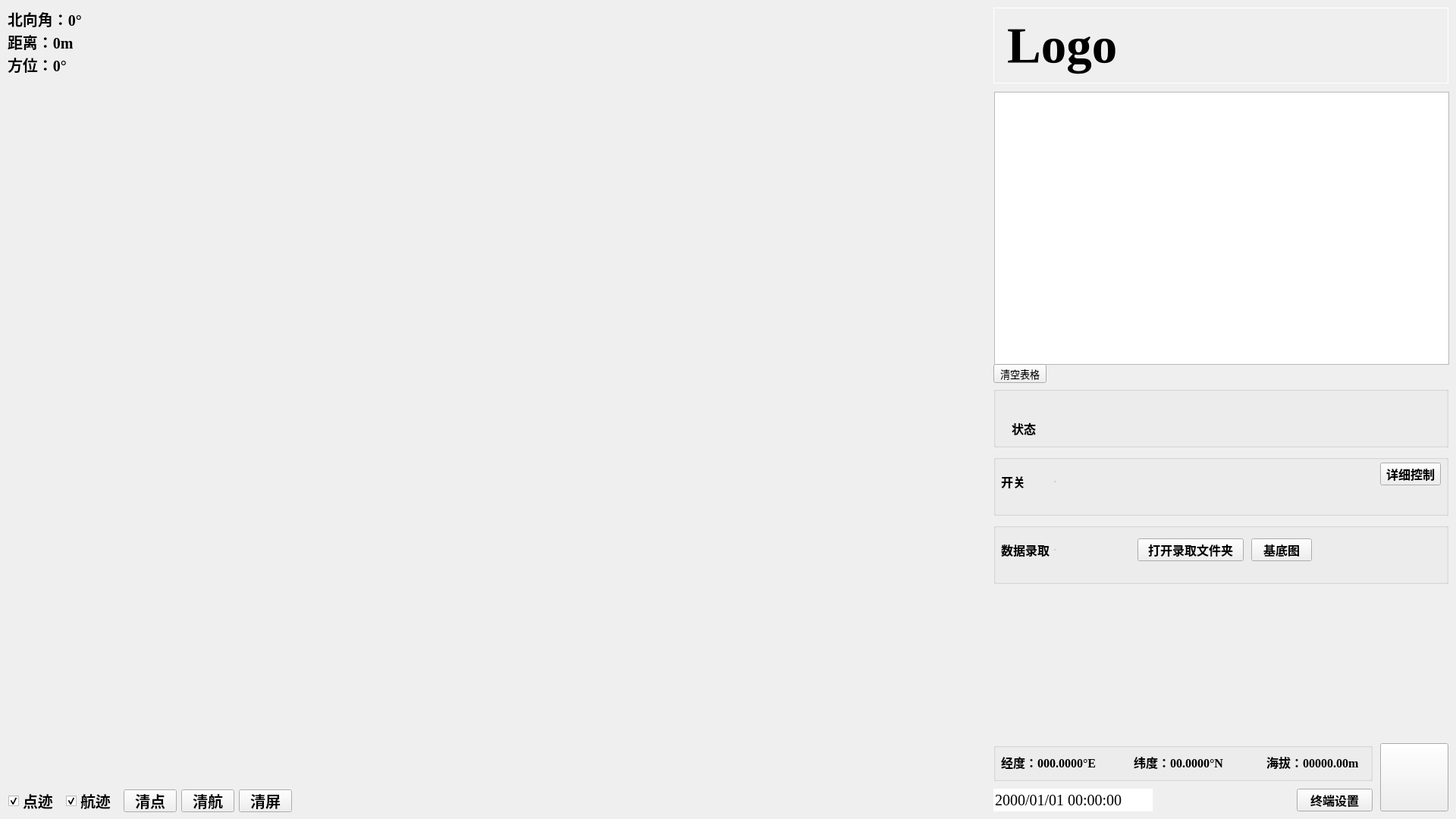
<?xml version="1.0" encoding="UTF-8"?>
<ui version="4.0">
 <class>MainWindow</class>
 <widget class="QMainWindow" name="MainWindow">
  <property name="geometry">
   <rect>
    <x>0</x>
    <y>0</y>
    <width>1920</width>
    <height>1080</height>
   </rect>
  </property>
  <property name="maximumSize">
   <size>
    <width>1920</width>
    <height>1080</height>
   </size>
  </property>
  <property name="font">
   <font>
    <family>Times New Roman</family>
   </font>
  </property>
  <property name="windowTitle">
   <string>MainWindow</string>
  </property>
  <widget class="QWidget" name="centralwidget">
   <widget class="QWidget" name="ppi" native="true">
    <property name="geometry">
     <rect>
      <x>10</x>
      <y>10</y>
      <width>1280</width>
      <height>1060</height>
     </rect>
    </property>
    <property name="maximumSize">
     <size>
      <width>1280</width>
      <height>1060</height>
     </size>
    </property>
   </widget>
   <widget class="QLabel" name="label_logo">
    <property name="geometry">
     <rect>
      <x>1310</x>
      <y>10</y>
      <width>600</width>
      <height>100</height>
     </rect>
    </property>
    <property name="maximumSize">
     <size>
      <width>600</width>
      <height>100</height>
     </size>
    </property>
    <property name="font">
     <font>
      <family>Times New Roman</family>
      <pointsize>50</pointsize>
      <weight>75</weight>
      <bold>true</bold>
     </font>
    </property>
    <property name="styleSheet">
     <string notr="true">border:1px solid white</string>
    </property>
    <property name="text">
     <string>Logo</string>
    </property>
   </widget>
   <widget class="QPushButton" name="pushButton_exit">
    <property name="geometry">
     <rect>
      <x>1820</x>
      <y>980</y>
      <width>90</width>
      <height>90</height>
     </rect>
    </property>
    <property name="text">
     <string/>
    </property>
    <property name="icon">
     <iconset resource="resource/button.qrc">
      <normaloff>:/button/exit.png</normaloff>:/button/exit.png</iconset>
    </property>
    <property name="iconSize">
     <size>
      <width>90</width>
      <height>90</height>
     </size>
    </property>
   </widget>
   <widget class="QTableView" name="tableView">
    <property name="geometry">
     <rect>
      <x>1311</x>
      <y>121</y>
      <width>600</width>
      <height>360</height>
     </rect>
    </property>
    <property name="minimumSize">
     <size>
      <width>600</width>
      <height>360</height>
     </size>
    </property>
    <property name="maximumSize">
     <size>
      <width>600</width>
      <height>360</height>
     </size>
    </property>
   </widget>
   <widget class="QPushButton" name="pushButton_clear_table">
    <property name="geometry">
     <rect>
      <x>1310</x>
      <y>480</y>
      <width>70</width>
      <height>25</height>
     </rect>
    </property>
    <property name="minimumSize">
     <size>
      <width>70</width>
      <height>25</height>
     </size>
    </property>
    <property name="maximumSize">
     <size>
      <width>70</width>
      <height>25</height>
     </size>
    </property>
    <property name="font">
     <font>
      <family>Times New Roman</family>
      <pointsize>10</pointsize>
      <weight>50</weight>
      <bold>false</bold>
     </font>
    </property>
    <property name="text">
     <string>清空表格</string>
    </property>
   </widget>
   <widget class="QGroupBox" name="groupBox_states">
    <property name="geometry">
     <rect>
      <x>1310</x>
      <y>510</y>
      <width>600</width>
      <height>80</height>
     </rect>
    </property>
    <property name="font">
     <font>
      <family>Times New Roman</family>
     </font>
    </property>
    <property name="styleSheet">
     <string notr="true">QGroupBox{
margin-top:0px;
}
QGroupBox:title{
margin-top:0px;
}</string>
    </property>
    <property name="title">
     <string/>
    </property>
    <widget class="LightButton" name="light_state" native="true">
     <property name="geometry">
      <rect>
       <x>10</x>
       <y>10</y>
       <width>60</width>
       <height>30</height>
      </rect>
     </property>
    </widget>
    <widget class="QLabel" name="label_state">
     <property name="geometry">
      <rect>
       <x>10</x>
       <y>40</y>
       <width>60</width>
       <height>30</height>
      </rect>
     </property>
     <property name="font">
      <font>
       <family>Times New Roman</family>
       <pointsize>12</pointsize>
       <weight>75</weight>
       <bold>true</bold>
      </font>
     </property>
     <property name="text">
      <string>状态</string>
     </property>
     <property name="alignment">
      <set>Qt::AlignCenter</set>
     </property>
    </widget>
   </widget>
   <widget class="QGroupBox" name="groupBox_controls">
    <property name="geometry">
     <rect>
      <x>1310</x>
      <y>600</y>
      <width>600</width>
      <height>80</height>
     </rect>
    </property>
    <property name="font">
     <font>
      <family>Times New Roman</family>
     </font>
    </property>
    <property name="styleSheet">
     <string notr="true">QGroupBox{
margin-top:0px;
}
QGroupBox:title{
margin-top:0px;
}</string>
    </property>
    <property name="title">
     <string/>
    </property>
    <widget class="QLabel" name="label_switch">
     <property name="geometry">
      <rect>
       <x>10</x>
       <y>10</y>
       <width>70</width>
       <height>50</height>
      </rect>
     </property>
     <property name="font">
      <font>
       <family>Times New Roman</family>
       <pointsize>12</pointsize>
       <weight>75</weight>
       <bold>true</bold>
      </font>
     </property>
     <property name="text">
      <string>开关</string>
     </property>
    </widget>
    <widget class="QRadioButton" name="radioButton_switch">
     <property name="geometry">
      <rect>
       <x>80</x>
       <y>10</y>
       <width>100</width>
       <height>50</height>
      </rect>
     </property>
     <property name="font">
      <font>
       <family>Times New Roman</family>
       <pointsize>15</pointsize>
      </font>
     </property>
     <property name="styleSheet">
      <string notr="true">QRadioButton:unchecked{
	border-image: url(:/button/switch_close.png);
}
QRadioButton:checked{
	border-image: url(:/button/switch_open.png);
}
QRadioButton:indicator{
	width:0px;
	height:0px;
}</string>
     </property>
     <property name="text">
      <string/>
     </property>
    </widget>
    <widget class="QPushButton" name="pushButton_control">
     <property name="geometry">
      <rect>
       <x>510</x>
       <y>10</y>
       <width>80</width>
       <height>30</height>
      </rect>
     </property>
     <property name="font">
      <font>
       <family>Times New Roman</family>
       <pointsize>12</pointsize>
       <weight>75</weight>
       <bold>true</bold>
      </font>
     </property>
     <property name="text">
      <string>详细控制</string>
     </property>
    </widget>
   </widget>
   <widget class="QGroupBox" name="groupBox_tools">
    <property name="geometry">
     <rect>
      <x>1310</x>
      <y>690</y>
      <width>600</width>
      <height>80</height>
     </rect>
    </property>
    <property name="styleSheet">
     <string notr="true">QGroupBox{
margin-top:0px;
}
QGroupBox:title{
margin-top:0px;
}</string>
    </property>
    <property name="title">
     <string/>
    </property>
    <widget class="QLabel" name="label_store">
     <property name="geometry">
      <rect>
       <x>10</x>
       <y>10</y>
       <width>70</width>
       <height>50</height>
      </rect>
     </property>
     <property name="font">
      <font>
       <family>Times New Roman</family>
       <pointsize>12</pointsize>
       <weight>75</weight>
       <bold>true</bold>
      </font>
     </property>
     <property name="text">
      <string>数据录取</string>
     </property>
    </widget>
    <widget class="QRadioButton" name="radioButton_store">
     <property name="geometry">
      <rect>
       <x>80</x>
       <y>10</y>
       <width>100</width>
       <height>50</height>
      </rect>
     </property>
     <property name="font">
      <font>
       <family>Times New Roman</family>
       <pointsize>15</pointsize>
      </font>
     </property>
     <property name="styleSheet">
      <string notr="true">QRadioButton:unchecked{
	border-image: url(:/button/switch_close.png);
}
QRadioButton:checked{
	border-image: url(:/button/switch_open.png);
}
QRadioButton:indicator{
	width:0px;
	height:0px;
}</string>
     </property>
     <property name="text">
      <string/>
     </property>
    </widget>
    <widget class="QPushButton" name="pushButton_open_store_path">
     <property name="geometry">
      <rect>
       <x>190</x>
       <y>20</y>
       <width>140</width>
       <height>30</height>
      </rect>
     </property>
     <property name="font">
      <font>
       <family>Times New Roman</family>
       <pointsize>12</pointsize>
       <weight>75</weight>
       <bold>true</bold>
      </font>
     </property>
     <property name="text">
      <string>打开录取文件夹</string>
     </property>
    </widget>
    <widget class="QPushButton" name="pushButton_base">
     <property name="geometry">
      <rect>
       <x>340</x>
       <y>20</y>
       <width>80</width>
       <height>30</height>
      </rect>
     </property>
     <property name="font">
      <font>
       <family>Times New Roman</family>
       <pointsize>12</pointsize>
       <weight>75</weight>
       <bold>true</bold>
      </font>
     </property>
     <property name="text">
      <string>基底图</string>
     </property>
    </widget>
   </widget>
   <widget class="QLabel" name="label_north_angle">
    <property name="geometry">
     <rect>
      <x>10</x>
      <y>10</y>
      <width>160</width>
      <height>30</height>
     </rect>
    </property>
    <property name="minimumSize">
     <size>
      <width>160</width>
      <height>30</height>
     </size>
    </property>
    <property name="maximumSize">
     <size>
      <width>160</width>
      <height>30</height>
     </size>
    </property>
    <property name="font">
     <font>
      <family>Times New Roman</family>
      <pointsize>15</pointsize>
      <weight>75</weight>
      <bold>true</bold>
     </font>
    </property>
    <property name="text">
     <string>北向角：0°</string>
    </property>
   </widget>
   <widget class="QDateTimeEdit" name="dateTimeEdit">
    <property name="geometry">
     <rect>
      <x>1310</x>
      <y>1040</y>
      <width>210</width>
      <height>30</height>
     </rect>
    </property>
    <property name="font">
     <font>
      <family>Times New Roman</family>
      <pointsize>15</pointsize>
     </font>
    </property>
    <property name="frame">
     <bool>false</bool>
    </property>
    <property name="buttonSymbols">
     <enum>QAbstractSpinBox::NoButtons</enum>
    </property>
    <property name="displayFormat">
     <string>yyyy/MM/dd hh:mm:ss</string>
    </property>
   </widget>
   <widget class="QPushButton" name="pushButton_settings">
    <property name="geometry">
     <rect>
      <x>1710</x>
      <y>1040</y>
      <width>100</width>
      <height>30</height>
     </rect>
    </property>
    <property name="font">
     <font>
      <family>Times New Roman</family>
      <pointsize>12</pointsize>
      <weight>75</weight>
      <bold>true</bold>
     </font>
    </property>
    <property name="text">
     <string>终端设置</string>
    </property>
   </widget>
   <widget class="QGroupBox" name="groupBox_location">
    <property name="geometry">
     <rect>
      <x>1310</x>
      <y>980</y>
      <width>500</width>
      <height>50</height>
     </rect>
    </property>
    <property name="minimumSize">
     <size>
      <width>500</width>
      <height>50</height>
     </size>
    </property>
    <property name="maximumSize">
     <size>
      <width>500</width>
      <height>50</height>
     </size>
    </property>
    <property name="styleSheet">
     <string notr="true">QGroupBox{
margin-top:0px;
}
QGroupBox:title{
margin-top:0px;
}</string>
    </property>
    <property name="title">
     <string/>
    </property>
    <layout class="QGridLayout" name="gridLayout">
     <item row="0" column="0">
      <widget class="QLabel" name="label_longitude">
       <property name="minimumSize">
        <size>
         <width>130</width>
         <height>30</height>
        </size>
       </property>
       <property name="maximumSize">
        <size>
         <width>130</width>
         <height>30</height>
        </size>
       </property>
       <property name="font">
        <font>
         <family>Times New Roman</family>
         <pointsize>12</pointsize>
         <weight>75</weight>
         <bold>true</bold>
        </font>
       </property>
       <property name="text">
        <string>经度：000.0000°E</string>
       </property>
      </widget>
     </item>
     <item row="0" column="1">
      <spacer name="horizontalSpacer">
       <property name="orientation">
        <enum>Qt::Horizontal</enum>
       </property>
       <property name="sizeHint" stdset="0">
        <size>
         <width>30</width>
         <height>27</height>
        </size>
       </property>
      </spacer>
     </item>
     <item row="0" column="2">
      <widget class="QLabel" name="label_latitude">
       <property name="minimumSize">
        <size>
         <width>130</width>
         <height>30</height>
        </size>
       </property>
       <property name="maximumSize">
        <size>
         <width>130</width>
         <height>30</height>
        </size>
       </property>
       <property name="font">
        <font>
         <family>Times New Roman</family>
         <pointsize>12</pointsize>
         <weight>75</weight>
         <bold>true</bold>
        </font>
       </property>
       <property name="text">
        <string>纬度：00.0000°N</string>
       </property>
      </widget>
     </item>
     <item row="0" column="3">
      <spacer name="horizontalSpacer_2">
       <property name="orientation">
        <enum>Qt::Horizontal</enum>
       </property>
       <property name="sizeHint" stdset="0">
        <size>
         <width>30</width>
         <height>27</height>
        </size>
       </property>
      </spacer>
     </item>
     <item row="0" column="4">
      <widget class="QLabel" name="label_height">
       <property name="minimumSize">
        <size>
         <width>130</width>
         <height>30</height>
        </size>
       </property>
       <property name="maximumSize">
        <size>
         <width>130</width>
         <height>30</height>
        </size>
       </property>
       <property name="font">
        <font>
         <family>Times New Roman</family>
         <pointsize>12</pointsize>
         <weight>75</weight>
         <bold>true</bold>
        </font>
       </property>
       <property name="text">
        <string>海拔：00000.00m</string>
       </property>
      </widget>
     </item>
    </layout>
   </widget>
   <widget class="QLabel" name="label_azimuth">
    <property name="geometry">
     <rect>
      <x>10</x>
      <y>70</y>
      <width>160</width>
      <height>30</height>
     </rect>
    </property>
    <property name="minimumSize">
     <size>
      <width>160</width>
      <height>30</height>
     </size>
    </property>
    <property name="maximumSize">
     <size>
      <width>160</width>
      <height>30</height>
     </size>
    </property>
    <property name="font">
     <font>
      <family>Times New Roman</family>
      <pointsize>15</pointsize>
      <weight>75</weight>
      <bold>true</bold>
     </font>
    </property>
    <property name="text">
     <string>方位：0°</string>
    </property>
   </widget>
   <widget class="QLabel" name="label_distance">
    <property name="geometry">
     <rect>
      <x>10</x>
      <y>40</y>
      <width>160</width>
      <height>30</height>
     </rect>
    </property>
    <property name="minimumSize">
     <size>
      <width>160</width>
      <height>30</height>
     </size>
    </property>
    <property name="maximumSize">
     <size>
      <width>160</width>
      <height>30</height>
     </size>
    </property>
    <property name="font">
     <font>
      <family>Times New Roman</family>
      <pointsize>15</pointsize>
      <weight>75</weight>
      <bold>true</bold>
     </font>
    </property>
    <property name="text">
     <string>距离：0m</string>
    </property>
   </widget>
   <widget class="QCheckBox" name="checkBox_points">
    <property name="geometry">
     <rect>
      <x>11</x>
      <y>1041</y>
      <width>70</width>
      <height>30</height>
     </rect>
    </property>
    <property name="minimumSize">
     <size>
      <width>70</width>
      <height>30</height>
     </size>
    </property>
    <property name="maximumSize">
     <size>
      <width>70</width>
      <height>30</height>
     </size>
    </property>
    <property name="font">
     <font>
      <family>Times New Roman</family>
      <pointsize>15</pointsize>
      <weight>75</weight>
      <bold>true</bold>
     </font>
    </property>
    <property name="text">
     <string>点迹</string>
    </property>
    <property name="checked">
     <bool>true</bool>
    </property>
   </widget>
   <widget class="QCheckBox" name="checkBox_tracks">
    <property name="geometry">
     <rect>
      <x>87</x>
      <y>1041</y>
      <width>70</width>
      <height>30</height>
     </rect>
    </property>
    <property name="minimumSize">
     <size>
      <width>70</width>
      <height>30</height>
     </size>
    </property>
    <property name="maximumSize">
     <size>
      <width>70</width>
      <height>30</height>
     </size>
    </property>
    <property name="font">
     <font>
      <family>Times New Roman</family>
      <pointsize>15</pointsize>
      <weight>75</weight>
      <bold>true</bold>
     </font>
    </property>
    <property name="text">
     <string>航迹</string>
    </property>
    <property name="checked">
     <bool>true</bool>
    </property>
   </widget>
   <widget class="QPushButton" name="pushButton_clear_tracks">
    <property name="geometry">
     <rect>
      <x>239</x>
      <y>1041</y>
      <width>70</width>
      <height>30</height>
     </rect>
    </property>
    <property name="minimumSize">
     <size>
      <width>70</width>
      <height>30</height>
     </size>
    </property>
    <property name="maximumSize">
     <size>
      <width>70</width>
      <height>30</height>
     </size>
    </property>
    <property name="font">
     <font>
      <family>Times New Roman</family>
      <pointsize>15</pointsize>
      <weight>75</weight>
      <bold>true</bold>
     </font>
    </property>
    <property name="text">
     <string>清航</string>
    </property>
   </widget>
   <widget class="QPushButton" name="pushButton_clear_points">
    <property name="geometry">
     <rect>
      <x>163</x>
      <y>1041</y>
      <width>70</width>
      <height>30</height>
     </rect>
    </property>
    <property name="minimumSize">
     <size>
      <width>70</width>
      <height>30</height>
     </size>
    </property>
    <property name="maximumSize">
     <size>
      <width>70</width>
      <height>30</height>
     </size>
    </property>
    <property name="font">
     <font>
      <family>Times New Roman</family>
      <pointsize>15</pointsize>
      <weight>75</weight>
      <bold>true</bold>
     </font>
    </property>
    <property name="text">
     <string>清点</string>
    </property>
   </widget>
   <widget class="QPushButton" name="pushButton_clear_all">
    <property name="geometry">
     <rect>
      <x>315</x>
      <y>1041</y>
      <width>70</width>
      <height>30</height>
     </rect>
    </property>
    <property name="minimumSize">
     <size>
      <width>70</width>
      <height>30</height>
     </size>
    </property>
    <property name="maximumSize">
     <size>
      <width>70</width>
      <height>30</height>
     </size>
    </property>
    <property name="font">
     <font>
      <family>Times New Roman</family>
      <pointsize>15</pointsize>
      <weight>75</weight>
      <bold>true</bold>
     </font>
    </property>
    <property name="text">
     <string>清屏</string>
    </property>
   </widget>
  </widget>
 </widget>
 <customwidgets>
  <customwidget>
   <class>LightButton</class>
   <extends>QWidget</extends>
   <header>style/light_button.h</header>
   <container>1</container>
  </customwidget>
 </customwidgets>
 <resources>
  <include location="resource/button.qrc"/>
 </resources>
 <connections/>
</ui>
